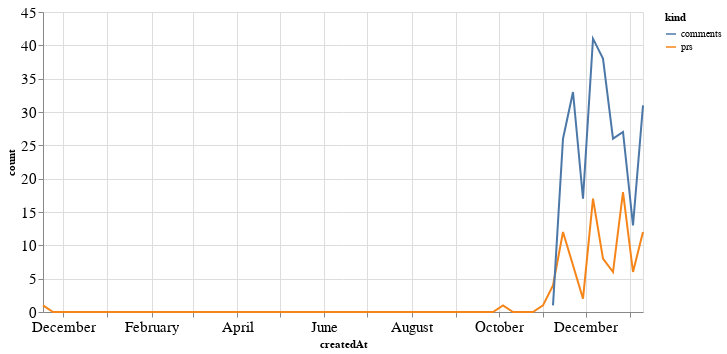

The notebook cell this image was saved under:
### Code cell
alt.Chart(total_time, width=600).mark_line().encode(
    x='createdAt',
    y='count',
    color='kind'
)

### Figure 1 — Vega-Lite specification as saved in the notebook (floating-point values rounded to 4 significant figures)
{"config": {"axisLeft": {"labelFontSize": 15}, "axisBottom": {"labelFontSize": 15}}, "data": {"name": "data-02d6714bef5b68395e88b56508f6db8c"}, "mark": "line", "encoding": {"color": {"type": "nominal", "field": "kind"}, "x": {"type": "temporal", "field": "createdAt"}, "y": {"type": "quantitative", "field": "count"}}, "width": 600, "$schema": "https://vega.github.io/schema/vega-lite/v4.8.1.json", "datasets": {"data-02d6714bef5b68395e88b56508f6db8c": [{"createdAt": "2019-11-17T00:00:00", "kind": "prs", "count": 1.0}, {"createdAt": "2019-11-24T00:00:00", "kind": "prs", "count": 0.0}, {"createdAt": "2019-12-01T00:00:00", "kind": "prs", "count": 0.0}, {"createdAt": "2019-12-08T00:00:00", "kind": "prs", "count": 0.0}, {"createdAt": "2019-12-15T00:00:00", "kind": "prs", "count": 0.0}, {"createdAt": "2019-12-22T00:00:00", "kind": "prs", "count": 0.0}, {"createdAt": "2019-12-29T00:00:00", "kind": "prs", "count": 0.0}, {"createdAt": "2020-01-05T00:00:00", "kind": "prs", "count": 0.0}, {"createdAt": "2020-01-12T00:00:00", "kind": "prs", "count": 0.0}, {"createdAt": "2020-01-19T00:00:00", "kind": "prs", "count": 0.0}, {"createdAt": "2020-01-26T00:00:00", "kind": "prs", "count": 0.0}, {"createdAt": "2020-02-02T00:00:00", "kind": "prs", "count": 0.0}, {"createdAt": "2020-02-09T00:00:00", "kind": "prs", "count": 0.0}, {"createdAt": "2020-02-16T00:00:00", "kind": "prs", "count": 0.0}, {"createdAt": "2020-02-23T00:00:00", "kind": "prs", "count": 0.0}, {"createdAt": "2020-03-01T00:00:00", "kind": "prs", "count": 0.0}, {"createdAt": "2020-03-08T00:00:00", "kind": "prs", "count": 0.0}, {"createdAt": "2020-03-15T00:00:00", "kind": "prs", "count": 0.0}, {"createdAt": "2020-03-22T00:00:00", "kind": "prs", "count": 0.0}, {"createdAt": "2020-03-29T00:00:00", "kind": "prs", "count": 0.0}, {"createdAt": "2020-04-05T00:00:00", "kind": "prs", "count": 0.0}, {"createdAt": "2020-04-12T00:00:00", "kind": "prs", "count": 0.0}, {"createdAt": "2020-04-19T00:00:00", "kind": "prs", "count": 0.0}, {"createdAt": "2020-04-26T00:00:00", "kind": "prs", "count": 0.0}, {"createdAt": "2020-05-03T00:00:00", "kind": "prs", "count": 0.0}, {"createdAt": "2020-05-10T00:00:00", "kind": "prs", "count": 0.0}, {"createdAt": "2020-05-17T00:00:00", "kind": "prs", "count": 0.0}, {"createdAt": "2020-05-24T00:00:00", "kind": "prs", "count": 0.0}, {"createdAt": "2020-05-31T00:00:00", "kind": "prs", "count": 0.0}, {"createdAt": "2020-06-07T00:00:00", "kind": "prs", "count": 0.0}, {"createdAt": "2020-06-14T00:00:00", "kind": "prs", "count": 0.0}, {"createdAt": "2020-06-21T00:00:00", "kind": "prs", "count": 0.0}, {"createdAt": "2020-06-28T00:00:00", "kind": "prs", "count": 0.0}, {"createdAt": "2020-07-05T00:00:00", "kind": "prs", "count": 0.0}, {"createdAt": "2020-07-12T00:00:00", "kind": "prs", "count": 0.0}, {"createdAt": "2020-07-19T00:00:00", "kind": "prs", "count": 0.0}, {"createdAt": "2020-07-26T00:00:00", "kind": "prs", "count": 0.0}, {"createdAt": "2020-08-02T00:00:00", "kind": "prs", "count": 0.0}, {"createdAt": "2020-08-09T00:00:00", "kind": "prs", "count": 0.0}, {"createdAt": "2020-08-16T00:00:00", "kind": "prs", "count": 0.0}, {"createdAt": "2020-08-23T00:00:00", "kind": "prs", "count": 0.0}, {"createdAt": "2020-08-30T00:00:00", "kind": "prs", "count": 0.0}, {"createdAt": "2020-09-06T00:00:00", "kind": "prs", "count": 0.0}, {"createdAt": "2020-09-13T00:00:00", "kind": "prs", "count": 0.0}, {"createdAt": "2020-09-20T00:00:00", "kind": "prs", "count": 0.0}, {"createdAt": "2020-09-27T00:00:00", "kind": "prs", "count": 0.0}, {"createdAt": "2020-10-04T00:00:00", "kind": "prs", "count": 1.0}, {"createdAt": "2020-10-11T00:00:00", "kind": "prs", "count": 0.0}, {"createdAt": "2020-10-18T00:00:00", "kind": "prs", "count": 0.0}, {"createdAt": "2020-10-25T00:00:00", "kind": "prs", "count": 0.0}, {"createdAt": "2020-11-01T00:00:00", "kind": "prs", "count": 1.0}, {"createdAt": "2020-11-08T00:00:00", "kind": "prs", "count": 4.0}, {"createdAt": "2020-11-15T00:00:00", "kind": "prs", "count": 12.0}, {"createdAt": "2020-11-22T00:00:00", "kind": "prs", "count": 7.0}, {"createdAt": "2020-11-29T00:00:00", "kind": "prs", "count": 2.0}, {"createdAt": "2020-12-06T00:00:00", "kind": "prs", "count": 17.0}, {"createdAt": "2020-12-13T00:00:00", "kind": "prs", "count": 8.0}, {"createdAt": "2020-12-20T00:00:00", "kind": "prs", "count": 6.0}, {"createdAt": "2020-12-27T00:00:00", "kind": "prs", "count": 18.0}, {"createdAt": "2021-01-03T00:00:00", "kind": "prs", "count": 6.0}, {"createdAt": "2021-01-10T00:00:00", "kind": "prs", "count": 12.0}, {"createdAt": "2019-11-17T00:00:00", "kind": "comments", "count": null}, {"createdAt": "2019-11-24T00:00:00", "kind": "comments", "count": null}, {"createdAt": "2019-12-01T00:00:00", "kind": "comments", "count": null}, {"createdAt": "2019-12-08T00:00:00", "kind": "comments", "count": null}, {"createdAt": "2019-12-15T00:00:00", "kind": "comments", "count": null}, {"createdAt": "2019-12-22T00:00:00", "kind": "comments", "count": null}, {"createdAt": "2019-12-29T00:00:00", "kind": "comments", "count": null}, {"createdAt": "2020-01-05T00:00:00", "kind": "comments", "count": null}, {"createdAt": "2020-01-12T00:00:00", "kind": "comments", "count": null}, {"createdAt": "2020-01-19T00:00:00", "kind": "comments", "count": null}, {"createdAt": "2020-01-26T00:00:00", "kind": "comments", "count": null}, {"createdAt": "2020-02-02T00:00:00", "kind": "comments", "count": null}, {"createdAt": "2020-02-09T00:00:00", "kind": "comments", "count": null}, {"createdAt": "2020-02-16T00:00:00", "kind": "comments", "count": null}, {"createdAt": "2020-02-23T00:00:00", "kind": "comments", "count": null}, {"createdAt": "2020-03-01T00:00:00", "kind": "comments", "count": null}, {"createdAt": "2020-03-08T00:00:00", "kind": "comments", "count": null}, {"createdAt": "2020-03-15T00:00:00", "kind": "comments", "count": null}, {"createdAt": "2020-03-22T00:00:00", "kind": "comments", "count": null}, {"createdAt": "2020-03-29T00:00:00", "kind": "comments", "count": null}, {"createdAt": "2020-04-05T00:00:00", "kind": "comments", "count": null}, {"createdAt": "2020-04-12T00:00:00", "kind": "comments", "count": null}, {"createdAt": "2020-04-19T00:00:00", "kind": "comments", "count": null}, {"createdAt": "2020-04-26T00:00:00", "kind": "comments", "count": null}, {"createdAt": "2020-05-03T00:00:00", "kind": "comments", "count": null}, {"createdAt": "2020-05-10T00:00:00", "kind": "comments", "count": null}, {"createdAt": "2020-05-17T00:00:00", "kind": "comments", "count": null}, {"createdAt": "2020-05-24T00:00:00", "kind": "comments", "count": null}, {"createdAt": "2020-05-31T00:00:00", "kind": "comments", "count": null}, {"createdAt": "2020-06-07T00:00:00", "kind": "comments", "count": null}, {"createdAt": "2020-06-14T00:00:00", "kind": "comments", "count": null}, {"createdAt": "2020-06-21T00:00:00", "kind": "comments", "count": null}, {"createdAt": "2020-06-28T00:00:00", "kind": "comments", "count": null}, {"createdAt": "2020-07-05T00:00:00", "kind": "comments", "count": null}, {"createdAt": "2020-07-12T00:00:00", "kind": "comments", "count": null}, {"createdAt": "2020-07-19T00:00:00", "kind": "comments", "count": null}, {"createdAt": "2020-07-26T00:00:00", "kind": "comments", "count": null}, {"createdAt": "2020-08-02T00:00:00", "kind": "comments", "count": null}, {"createdAt": "2020-08-09T00:00:00", "kind": "comments", "count": null}, {"createdAt": "2020-08-16T00:00:00", "kind": "comments", "count": null}, {"createdAt": "2020-08-23T00:00:00", "kind": "comments", "count": null}, {"createdAt": "2020-08-30T00:00:00", "kind": "comments", "count": null}, {"createdAt": "2020-09-06T00:00:00", "kind": "comments", "count": null}, {"createdAt": "2020-09-13T00:00:00", "kind": "comments", "count": null}, {"createdAt": "2020-09-20T00:00:00", "kind": "comments", "count": null}, {"createdAt": "2020-09-27T00:00:00", "kind": "comments", "count": null}, {"createdAt": "2020-10-04T00:00:00", "kind": "comments", "count": null}, {"createdAt": "2020-10-11T00:00:00", "kind": "comments", "count": null}, {"createdAt": "2020-10-18T00:00:00", "kind": "comments", "count": null}, {"createdAt": "2020-10-25T00:00:00", "kind": "comments", "count": null}, {"createdAt": "2020-11-01T00:00:00", "kind": "comments", "count": null}, {"createdAt": "2020-11-08T00:00:00", "kind": "comments", "count": 1.0}, {"createdAt": "2020-11-15T00:00:00", "kind": "comments", "count": 26.0}, {"createdAt": "2020-11-22T00:00:00", "kind": "comments", "count": 33.0}, {"createdAt": "2020-11-29T00:00:00", "kind": "comments", "count": 17.0}, {"createdAt": "2020-12-06T00:00:00", "kind": "comments", "count": 41.0}, {"createdAt": "2020-12-13T00:00:00", "kind": "comments", "count": 38.0}, {"createdAt": "2020-12-20T00:00:00", "kind": "comments", "count": 26.0}, {"createdAt": "2020-12-27T00:00:00", "kind": "comments", "count": 27.0}, {"createdAt": "2021-01-03T00:00:00", "kind": "comments", "count": 13.0}, {"createdAt": "2021-01-10T00:00:00", "kind": "comments", "count": 31.0}]}}
